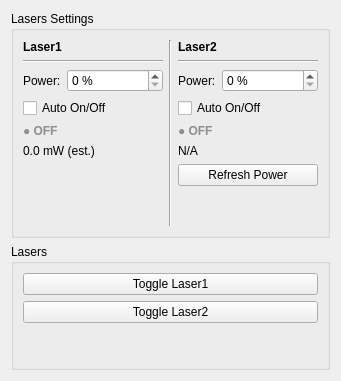
<?xml version="1.0" encoding="UTF-8"?>
<ui version="4.0">
 <class>LaserPanel</class>
 <widget class="QWidget" name="laserPanel">
  <layout class="QVBoxLayout" name="verticalLayout_panel">
   <item>
    <widget class="QGroupBox" name="groupBox_15">
     <property name="title">
      <string>Lasers Settings</string>
     </property>
     <layout class="QHBoxLayout" name="horizontalLayout_68">
      <item>
       <layout class="QVBoxLayout" name="verticalLayout_43">
        <item>
         <widget class="QLabel" name="label_72">
          <property name="text">
           <string>&lt;html&gt;&lt;head/&gt;&lt;body&gt;&lt;p&gt;&lt;span style=&quot; font-weight:600;&quot;&gt;Laser1&lt;/span&gt;&lt;/p&gt;&lt;/body&gt;&lt;/html&gt;</string>
          </property>
         </widget>
        </item>
        <item>
         <widget class="Line" name="line_20">
          <property name="sizePolicy">
           <sizepolicy hsizetype="Preferred" vsizetype="Preferred">
            <horstretch>0</horstretch>
            <verstretch>0</verstretch>
           </sizepolicy>
          </property>
          <property name="orientation">
           <enum>Qt::Horizontal</enum>
          </property>
         </widget>
        </item>
        <item>
         <layout class="QFormLayout" name="formLayout_14">
          <item row="0" column="0">
           <widget class="QLabel" name="label_50">
            <property name="sizePolicy">
             <sizepolicy hsizetype="Fixed" vsizetype="Preferred">
              <horstretch>0</horstretch>
              <verstretch>0</verstretch>
             </sizepolicy>
            </property>
            <property name="text">
             <string>Power:</string>
            </property>
           </widget>
          </item>
          <item row="0" column="1">
           <widget class="FieldSpecSpinBox" name="doubleSpinBox_laserOneAmplitude">
        <property name="toolTip">
         <string>Laser 1 power as a percentage of max power. Unit: %. Valid range: 0–100. Effect: applied via a debounced DAQ write; the E-stop drives it to 0 immediately.</string>
        </property>
            <property name="sizePolicy">
             <sizepolicy hsizetype="Preferred" vsizetype="Fixed">
              <horstretch>0</horstretch>
              <verstretch>0</verstretch>
             </sizepolicy>
            </property>
            <property name="suffix">
             <string> %</string>
            </property>
            <property name="decimals">
             <number>0</number>
            </property>
            <property name="minimum">
             <double>0.000000000000000</double>
            </property>
            <property name="maximum">
             <double>100.000000000000000</double>
            </property>
            <property name="singleStep">
             <double>1.000000000000000</double>
            </property>
            <property name="value">
             <double>0.000000000000000</double>
            </property>
           </widget>
          </item>
         </layout>
        </item>
        <item>
         <widget class="QCheckBox" name="checkBox_laserOneAutomatic">
        <property name="toolTip">
         <string>Auto on/off: when checked, Laser 1 is energized at the start of each acquisition and de-energized at the end. Safety: uncheck to keep the laser under manual toggle control.</string>
        </property>
          <property name="text">
           <string>Auto On/Off</string>
          </property>
         </widget>
        </item>
        <item>
         <widget class="QLabel" name="label_laserOneStatus">
          <property name="minimumSize">
           <size>
            <width>140</width>
            <height>0</height>
           </size>
          </property>
          <property name="toolTip">
           <string>Laser 1 emission state (ON / OFF / ERR)</string>
          </property>
          <property name="styleSheet">
           <string notr="true">color: #8E8E93; font-weight: bold;</string>
          </property>
          <property name="text">
           <string>● OFF</string>
          </property>
         </widget>
        </item>
        <item>
         <widget class="QLabel" name="label_laserOneReadback">
          <property name="minimumSize">
           <size>
            <width>80</width>
            <height>0</height>
           </size>
          </property>
          <property name="toolTip">
           <string>Linear-through-origin estimate (mW = V * mW_per_volt). Unverified — the linear model predicts 300 mW at 5V, but the rig-measured output is ~107.5 mW at 5V (DPSS threshold knee + free-space measurement geometry). Run the rig calibration sweep to load a measured V-&gt;mW curve.</string>
          </property>
          <property name="text">
           <string>0.0 mW (est.)</string>
          </property>
         </widget>
        </item>
        <item>
         <spacer name="verticalSpacer_8">
          <property name="orientation">
           <enum>Qt::Vertical</enum>
          </property>
          <property name="sizeHint" stdset="0">
           <size>
            <width>20</width>
            <height>40</height>
           </size>
          </property>
         </spacer>
        </item>
       </layout>
      </item>
      <item>
       <widget class="Line" name="line_21">
        <property name="orientation">
         <enum>Qt::Vertical</enum>
        </property>
       </widget>
      </item>
      <item>
       <layout class="QVBoxLayout" name="verticalLayout_44">
        <item>
         <widget class="QLabel" name="label_73">
          <property name="text">
           <string>&lt;html&gt;&lt;head/&gt;&lt;body&gt;&lt;p&gt;&lt;span style=&quot; font-weight:600;&quot;&gt;Laser2&lt;/span&gt;&lt;/p&gt;&lt;/body&gt;&lt;/html&gt;</string>
          </property>
         </widget>
        </item>
        <item>
         <widget class="Line" name="line_22">
          <property name="sizePolicy">
           <sizepolicy hsizetype="Preferred" vsizetype="Preferred">
            <horstretch>0</horstretch>
            <verstretch>0</verstretch>
           </sizepolicy>
          </property>
          <property name="orientation">
           <enum>Qt::Horizontal</enum>
          </property>
         </widget>
        </item>
        <item>
         <layout class="QFormLayout" name="formLayout_15">
          <item row="0" column="0">
           <widget class="QLabel" name="label_74">
            <property name="sizePolicy">
             <sizepolicy hsizetype="Fixed" vsizetype="Preferred">
              <horstretch>0</horstretch>
              <verstretch>0</verstretch>
             </sizepolicy>
            </property>
            <property name="text">
             <string>Power:</string>
            </property>
           </widget>
          </item>
          <item row="0" column="1">
           <widget class="FieldSpecSpinBox" name="doubleSpinBox_laserTwoAmplitude">
        <property name="toolTip">
         <string>Laser 2 power as a percentage of max power. Unit: %. Valid range: 0–100. Effect: applied via the iBeam serial write; the E-stop drives it to 0 immediately.</string>
        </property>
            <property name="sizePolicy">
             <sizepolicy hsizetype="Preferred" vsizetype="Fixed">
              <horstretch>0</horstretch>
              <verstretch>0</verstretch>
             </sizepolicy>
            </property>
            <property name="suffix">
             <string> %</string>
            </property>
            <property name="decimals">
             <number>0</number>
            </property>
            <property name="maximum">
             <double>100.000000000000000</double>
            </property>
            <property name="singleStep">
             <double>1.000000000000000</double>
            </property>
           </widget>
          </item>
         </layout>
        </item>
        <item>
         <widget class="QCheckBox" name="checkBox_laserTwoAutomatic">
        <property name="toolTip">
         <string>Auto on/off: when checked, Laser 2 is energized at the start of each acquisition and de-energized at the end. Safety: uncheck to keep the laser under manual toggle control.</string>
        </property>
          <property name="text">
           <string>Auto On/Off</string>
          </property>
         </widget>
        </item>
        <item>
         <widget class="QLabel" name="label_laserTwoStatus">
          <property name="minimumSize">
           <size>
            <width>140</width>
            <height>0</height>
           </size>
          </property>
          <property name="toolTip">
           <string>Laser 2 emission state (ON / OFF / ERR)</string>
          </property>
          <property name="styleSheet">
           <string notr="true">color: #8E8E93; font-weight: bold;</string>
          </property>
          <property name="text">
           <string>● OFF</string>
          </property>
         </widget>
        </item>
        <item>
         <widget class="QLabel" name="label_laserTwoReadback">
          <property name="minimumSize">
           <size>
            <width>80</width>
            <height>0</height>
           </size>
          </property>
          <property name="toolTip">
           <string>iBeam power readback — click Refresh Power to re-query</string>
          </property>
          <property name="text">
           <string>N/A</string>
          </property>
         </widget>
        </item>
        <item>
         <widget class="QPushButton" name="pushButton_laserTwoRefresh">
          <property name="toolTip">
           <string>Re-query iBeam status and power readback now (skipped while a power write is in progress)</string>
          </property>
          <property name="text">
           <string>Refresh Power</string>
          </property>
         </widget>
        </item>
        <item>
         <spacer name="verticalSpacer_15">
          <property name="orientation">
           <enum>Qt::Vertical</enum>
          </property>
          <property name="sizeHint" stdset="0">
           <size>
            <width>20</width>
            <height>40</height>
           </size>
          </property>
         </spacer>
        </item>
       </layout>
      </item>
     </layout>
    </widget>
   </item>
   <item>
    <widget class="QGroupBox" name="groupBox_4">
     <property name="sizePolicy">
      <sizepolicy hsizetype="Preferred" vsizetype="Fixed">
       <horstretch>0</horstretch>
       <verstretch>0</verstretch>
      </sizepolicy>
     </property>
     <property name="minimumSize">
      <size>
       <width>140</width>
       <height>126</height>
      </size>
     </property>
     <property name="title">
      <string>Lasers</string>
     </property>
     <layout class="QVBoxLayout" name="verticalLayout_7">
      <item>
       <layout class="QVBoxLayout" name="verticalLayout_17">
        <item>
         <widget class="QPushButton" name="pushButton_laserOneToggle">
        <property name="toolTip">
         <string>Toggle Laser 1 emission on/off. Checkable: pressed-in = ON. Safety: the E-stop (F12) overrides this and drives the laser off immediately; a first-energize confirmation dialog appears once per session.</string>
        </property>
          <property name="sizePolicy">
           <sizepolicy hsizetype="Preferred" vsizetype="Fixed">
            <horstretch>0</horstretch>
            <verstretch>0</verstretch>
           </sizepolicy>
          </property>
          <property name="toolTip">
           <string>Activate left laser</string>
          </property>
          <property name="text">
           <string>Toggle Laser1</string>
          </property>
          <property name="checkable">
           <bool>true</bool>
          </property>
         </widget>
        </item>
        <item>
         <widget class="QPushButton" name="pushButton_laserTwoToggle">
        <property name="toolTip">
         <string>Toggle Laser 2 emission on/off. Checkable: pressed-in = ON. Safety: the E-stop (F12) overrides this and drives the laser off immediately; a first-energize confirmation dialog appears once per session.</string>
        </property>
          <property name="sizePolicy">
           <sizepolicy hsizetype="Preferred" vsizetype="Fixed">
            <horstretch>0</horstretch>
            <verstretch>0</verstretch>
           </sizepolicy>
          </property>
          <property name="toolTip">
           <string>Activate right laser</string>
          </property>
          <property name="text">
           <string>Toggle Laser2</string>
          </property>
          <property name="checkable">
           <bool>true</bool>
          </property>
         </widget>
        </item>
        <item>
         <spacer name="verticalSpacer_12">
          <property name="orientation">
           <enum>Qt::Vertical</enum>
          </property>
          <property name="sizeType">
           <enum>QSizePolicy::Expanding</enum>
          </property>
          <property name="sizeHint" stdset="0">
           <size>
            <width>20</width>
            <height>1</height>
           </size>
          </property>
         </spacer>
        </item>
       </layout>
      </item>
     </layout>
    </widget>
   </item>
  </layout>
 </widget>
 <customwidgets>
 <customwidget>
  <class>FieldSpecSpinBox</class>
  <extends>QDoubleSpinBox</extends>
  <header>lightsheet.gui.widgets.field_spec_spinbox</header>
 </customwidget>
</customwidgets>
<resources/>
 <connections/>
</ui>
